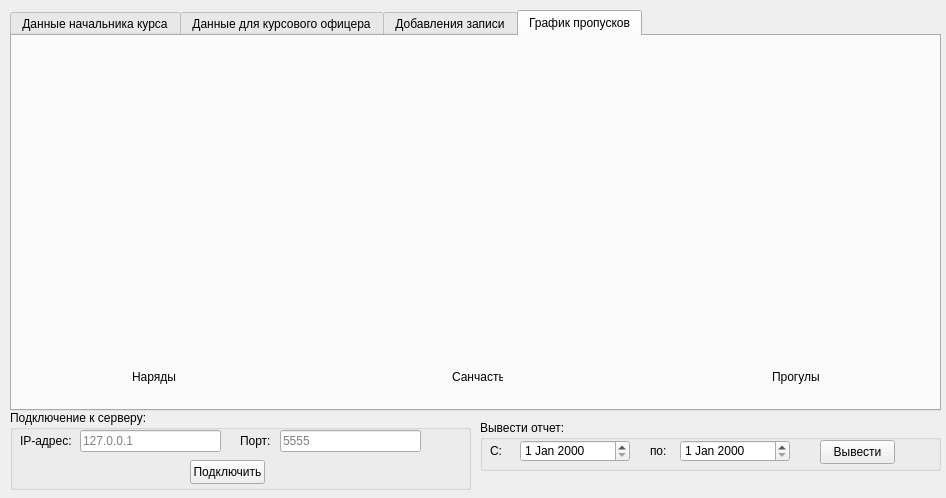
<?xml version="1.0" encoding="UTF-8"?>
<ui version="4.0">
 <class>MainWindow</class>
 <widget class="QMainWindow" name="MainWindow">
  <property name="geometry">
   <rect>
    <x>0</x>
    <y>0</y>
    <width>946</width>
    <height>498</height>
   </rect>
  </property>
  <property name="minimumSize">
   <size>
    <width>946</width>
    <height>498</height>
   </size>
  </property>
  <property name="maximumSize">
   <size>
    <width>946</width>
    <height>498</height>
   </size>
  </property>
  <property name="windowTitle">
   <string>Журнал контроля самоподготовки</string>
  </property>
  <widget class="QWidget" name="centralwidget">
   <widget class="QTabWidget" name="tabWidget">
    <property name="geometry">
     <rect>
      <x>10</x>
      <y>10</y>
      <width>931</width>
      <height>401</height>
     </rect>
    </property>
    <property name="currentIndex">
     <number>3</number>
    </property>
    <widget class="QWidget" name="tab">
     <attribute name="title">
      <string>Данные начальника курса</string>
     </attribute>
     <widget class="QTableWidget" name="tableWidget">
      <property name="geometry">
       <rect>
        <x>10</x>
        <y>10</y>
        <width>911</width>
        <height>351</height>
       </rect>
      </property>
      <attribute name="horizontalHeaderDefaultSectionSize">
       <number>150</number>
      </attribute>
      <column>
       <property name="text">
        <string>Дата</string>
       </property>
      </column>
      <column>
       <property name="text">
        <string>Номер учебной группы</string>
       </property>
      </column>
      <column>
       <property name="text">
        <string>Количество по списку</string>
       </property>
      </column>
      <column>
       <property name="text">
        <string>Количество на лицо</string>
       </property>
      </column>
      <column>
       <property name="text">
        <string>Примечание</string>
       </property>
      </column>
     </widget>
    </widget>
    <widget class="QWidget" name="tab_4">
     <attribute name="title">
      <string>Данные для курсового офицера</string>
     </attribute>
     <widget class="QGroupBox" name="groupBox_4">
      <property name="geometry">
       <rect>
        <x>230</x>
        <y>300</y>
        <width>461</width>
        <height>51</height>
       </rect>
      </property>
      <property name="title">
       <string>Выбрать интервал посещения:</string>
      </property>
      <widget class="QLabel" name="label_5">
       <property name="geometry">
        <rect>
         <x>10</x>
         <y>20</y>
         <width>21</width>
         <height>21</height>
        </rect>
       </property>
       <property name="text">
        <string>С:</string>
       </property>
      </widget>
      <widget class="QDateEdit" name="dateEdit_4">
       <property name="geometry">
        <rect>
         <x>40</x>
         <y>20</y>
         <width>110</width>
         <height>22</height>
        </rect>
       </property>
      </widget>
      <widget class="QLabel" name="label_13">
       <property name="geometry">
        <rect>
         <x>170</x>
         <y>20</y>
         <width>21</width>
         <height>21</height>
        </rect>
       </property>
       <property name="text">
        <string>по:</string>
       </property>
      </widget>
      <widget class="QDateEdit" name="dateEdit_5">
       <property name="geometry">
        <rect>
         <x>200</x>
         <y>20</y>
         <width>110</width>
         <height>22</height>
        </rect>
       </property>
      </widget>
      <widget class="QPushButton" name="pushButton_4">
       <property name="geometry">
        <rect>
         <x>340</x>
         <y>20</y>
         <width>75</width>
         <height>24</height>
        </rect>
       </property>
       <property name="text">
        <string>Определить</string>
       </property>
      </widget>
     </widget>
     <widget class="QTableWidget" name="tableWidget_3">
      <property name="geometry">
       <rect>
        <x>10</x>
        <y>10</y>
        <width>911</width>
        <height>281</height>
       </rect>
      </property>
      <attribute name="horizontalHeaderDefaultSectionSize">
       <number>150</number>
      </attribute>
      <column>
       <property name="text">
        <string>Дата</string>
       </property>
      </column>
      <column>
       <property name="text">
        <string>Номер учебной группы</string>
       </property>
      </column>
      <column>
       <property name="text">
        <string>Количество по списку</string>
       </property>
      </column>
      <column>
       <property name="text">
        <string>Количество на лицо</string>
       </property>
      </column>
      <column>
       <property name="text">
        <string>Примечание</string>
       </property>
      </column>
     </widget>
    </widget>
    <widget class="QWidget" name="tab_2">
     <attribute name="title">
      <string>Добавления записи</string>
     </attribute>
     <widget class="QGroupBox" name="groupBox_3">
      <property name="geometry">
       <rect>
        <x>590</x>
        <y>10</y>
        <width>331</width>
        <height>361</height>
       </rect>
      </property>
      <property name="title">
       <string>Добавление записи</string>
      </property>
      <widget class="QDateEdit" name="dateEdit_3">
       <property name="geometry">
        <rect>
         <x>60</x>
         <y>20</y>
         <width>110</width>
         <height>22</height>
        </rect>
       </property>
      </widget>
      <widget class="QLabel" name="label_6">
       <property name="geometry">
        <rect>
         <x>10</x>
         <y>20</y>
         <width>51</width>
         <height>21</height>
        </rect>
       </property>
       <property name="text">
        <string>Дата:</string>
       </property>
      </widget>
      <widget class="QLabel" name="label_7">
       <property name="geometry">
        <rect>
         <x>10</x>
         <y>50</y>
         <width>121</width>
         <height>21</height>
        </rect>
       </property>
       <property name="text">
        <string>Номер учебной группы:</string>
       </property>
      </widget>
      <widget class="QLabel" name="label_8">
       <property name="geometry">
        <rect>
         <x>10</x>
         <y>80</y>
         <width>131</width>
         <height>21</height>
        </rect>
       </property>
       <property name="text">
        <string>Количество по списку:</string>
       </property>
      </widget>
      <widget class="QLabel" name="label_9">
       <property name="geometry">
        <rect>
         <x>10</x>
         <y>110</y>
         <width>111</width>
         <height>21</height>
        </rect>
       </property>
       <property name="text">
        <string>Количество на лицо:</string>
       </property>
      </widget>
      <widget class="QLineEdit" name="lineEdit_5">
       <property name="geometry">
        <rect>
         <x>140</x>
         <y>80</y>
         <width>141</width>
         <height>22</height>
        </rect>
       </property>
      </widget>
      <widget class="QLineEdit" name="lineEdit_6">
       <property name="geometry">
        <rect>
         <x>140</x>
         <y>110</y>
         <width>141</width>
         <height>22</height>
        </rect>
       </property>
      </widget>
      <widget class="QLabel" name="label_12">
       <property name="geometry">
        <rect>
         <x>10</x>
         <y>180</y>
         <width>91</width>
         <height>21</height>
        </rect>
       </property>
       <property name="text">
        <string>Введите список:</string>
       </property>
      </widget>
      <widget class="QLineEdit" name="lineEdit_9">
       <property name="geometry">
        <rect>
         <x>110</x>
         <y>180</y>
         <width>201</width>
         <height>22</height>
        </rect>
       </property>
       <property name="placeholderText">
        <string/>
       </property>
      </widget>
      <widget class="QPushButton" name="pushButton_3">
       <property name="geometry">
        <rect>
         <x>120</x>
         <y>330</y>
         <width>75</width>
         <height>24</height>
        </rect>
       </property>
       <property name="text">
        <string>Добавить</string>
       </property>
      </widget>
      <widget class="QComboBox" name="comboBox">
       <property name="geometry">
        <rect>
         <x>140</x>
         <y>50</y>
         <width>141</width>
         <height>22</height>
        </rect>
       </property>
       <item>
        <property name="text">
         <string>311</string>
        </property>
       </item>
       <item>
        <property name="text">
         <string>312</string>
        </property>
       </item>
       <item>
        <property name="text">
         <string>313</string>
        </property>
       </item>
       <item>
        <property name="text">
         <string>314</string>
        </property>
       </item>
      </widget>
      <widget class="QLabel" name="label_11">
       <property name="geometry">
        <rect>
         <x>10</x>
         <y>150</y>
         <width>161</width>
         <height>21</height>
        </rect>
       </property>
       <property name="text">
        <string>Выберите причину отсутствия:</string>
       </property>
      </widget>
      <widget class="QComboBox" name="comboBox_2">
       <property name="geometry">
        <rect>
         <x>180</x>
         <y>150</y>
         <width>141</width>
         <height>22</height>
        </rect>
       </property>
       <item>
        <property name="text">
         <string>Наряд</string>
        </property>
       </item>
       <item>
        <property name="text">
         <string>Санчасть</string>
        </property>
       </item>
       <item>
        <property name="text">
         <string>Прогул</string>
        </property>
       </item>
      </widget>
      <widget class="QLabel" name="label_14">
       <property name="geometry">
        <rect>
         <x>10</x>
         <y>240</y>
         <width>91</width>
         <height>21</height>
        </rect>
       </property>
       <property name="text">
        <string>Введите список:</string>
       </property>
      </widget>
      <widget class="QLineEdit" name="lineEdit_10">
       <property name="geometry">
        <rect>
         <x>110</x>
         <y>240</y>
         <width>201</width>
         <height>22</height>
        </rect>
       </property>
       <property name="placeholderText">
        <string/>
       </property>
      </widget>
      <widget class="QComboBox" name="comboBox_3">
       <property name="geometry">
        <rect>
         <x>180</x>
         <y>210</y>
         <width>141</width>
         <height>22</height>
        </rect>
       </property>
       <item>
        <property name="text">
         <string>Наряд</string>
        </property>
       </item>
       <item>
        <property name="text">
         <string>Санчасть</string>
        </property>
       </item>
       <item>
        <property name="text">
         <string>Прогул</string>
        </property>
       </item>
      </widget>
      <widget class="QLabel" name="label_15">
       <property name="geometry">
        <rect>
         <x>10</x>
         <y>210</y>
         <width>161</width>
         <height>21</height>
        </rect>
       </property>
       <property name="text">
        <string>Выберите причину отсутствия:</string>
       </property>
      </widget>
      <widget class="QLabel" name="label_16">
       <property name="geometry">
        <rect>
         <x>10</x>
         <y>300</y>
         <width>91</width>
         <height>21</height>
        </rect>
       </property>
       <property name="text">
        <string>Введите список:</string>
       </property>
      </widget>
      <widget class="QLineEdit" name="lineEdit_11">
       <property name="geometry">
        <rect>
         <x>110</x>
         <y>300</y>
         <width>201</width>
         <height>22</height>
        </rect>
       </property>
       <property name="placeholderText">
        <string/>
       </property>
      </widget>
      <widget class="QComboBox" name="comboBox_4">
       <property name="geometry">
        <rect>
         <x>180</x>
         <y>270</y>
         <width>141</width>
         <height>22</height>
        </rect>
       </property>
       <item>
        <property name="text">
         <string>Наряд</string>
        </property>
       </item>
       <item>
        <property name="text">
         <string>Санчасть</string>
        </property>
       </item>
       <item>
        <property name="text">
         <string>Прогул</string>
        </property>
       </item>
      </widget>
      <widget class="QLabel" name="label_17">
       <property name="geometry">
        <rect>
         <x>10</x>
         <y>270</y>
         <width>161</width>
         <height>21</height>
        </rect>
       </property>
       <property name="text">
        <string>Выберите причину отсутствия:</string>
       </property>
      </widget>
     </widget>
     <widget class="QTableWidget" name="tableWidget_2">
      <property name="geometry">
       <rect>
        <x>0</x>
        <y>10</y>
        <width>581</width>
        <height>341</height>
       </rect>
      </property>
      <attribute name="horizontalHeaderDefaultSectionSize">
       <number>150</number>
      </attribute>
      <column>
       <property name="text">
        <string>Дата</string>
       </property>
      </column>
      <column>
       <property name="text">
        <string>Номер учебной группы</string>
       </property>
      </column>
      <column>
       <property name="text">
        <string>Количество по списку</string>
       </property>
      </column>
      <column>
       <property name="text">
        <string>Количество на лицо</string>
       </property>
      </column>
      <column>
       <property name="text">
        <string>Примечание</string>
       </property>
      </column>
     </widget>
    </widget>
    <widget class="QWidget" name="tab_3">
     <attribute name="title">
      <string>График пропусков</string>
     </attribute>
     <widget class="QCustomPlot" name="widget" native="true">
      <property name="geometry">
       <rect>
        <x>10</x>
        <y>10</y>
        <width>261</width>
        <height>311</height>
       </rect>
      </property>
     </widget>
     <widget class="QLabel" name="label_10">
      <property name="geometry">
       <rect>
        <x>120</x>
        <y>330</y>
        <width>51</width>
        <height>21</height>
       </rect>
      </property>
      <property name="text">
       <string>Наряды</string>
      </property>
     </widget>
     <widget class="QCustomPlot" name="widget_2" native="true">
      <property name="geometry">
       <rect>
        <x>330</x>
        <y>10</y>
        <width>261</width>
        <height>311</height>
       </rect>
      </property>
     </widget>
     <widget class="QCustomPlot" name="widget_3" native="true">
      <property name="geometry">
       <rect>
        <x>640</x>
        <y>10</y>
        <width>261</width>
        <height>311</height>
       </rect>
      </property>
     </widget>
     <widget class="QLabel" name="label_18">
      <property name="geometry">
       <rect>
        <x>440</x>
        <y>330</y>
        <width>51</width>
        <height>21</height>
       </rect>
      </property>
      <property name="text">
       <string>Санчасть</string>
      </property>
     </widget>
     <widget class="QLabel" name="label_19">
      <property name="geometry">
       <rect>
        <x>760</x>
        <y>330</y>
        <width>51</width>
        <height>21</height>
       </rect>
      </property>
      <property name="text">
       <string>Прогулы</string>
      </property>
     </widget>
    </widget>
   </widget>
   <widget class="QGroupBox" name="groupBox">
    <property name="geometry">
     <rect>
      <x>10</x>
      <y>410</y>
      <width>461</width>
      <height>80</height>
     </rect>
    </property>
    <property name="title">
     <string>Подключение к серверу:</string>
    </property>
    <widget class="QLabel" name="label">
     <property name="geometry">
      <rect>
       <x>10</x>
       <y>20</y>
       <width>51</width>
       <height>21</height>
      </rect>
     </property>
     <property name="text">
      <string>IP-адрес:</string>
     </property>
    </widget>
    <widget class="QLineEdit" name="lineEdit">
     <property name="geometry">
      <rect>
       <x>70</x>
       <y>20</y>
       <width>141</width>
       <height>22</height>
      </rect>
     </property>
     <property name="placeholderText">
      <string>127.0.0.1</string>
     </property>
    </widget>
    <widget class="QLabel" name="label_2">
     <property name="geometry">
      <rect>
       <x>230</x>
       <y>20</y>
       <width>31</width>
       <height>21</height>
      </rect>
     </property>
     <property name="text">
      <string>Порт:</string>
     </property>
    </widget>
    <widget class="QLineEdit" name="lineEdit_2">
     <property name="geometry">
      <rect>
       <x>270</x>
       <y>20</y>
       <width>141</width>
       <height>22</height>
      </rect>
     </property>
     <property name="placeholderText">
      <string>5555</string>
     </property>
    </widget>
    <widget class="QPushButton" name="pushButton">
     <property name="geometry">
      <rect>
       <x>180</x>
       <y>50</y>
       <width>75</width>
       <height>24</height>
      </rect>
     </property>
     <property name="text">
      <string>Подключить</string>
     </property>
    </widget>
   </widget>
   <widget class="QGroupBox" name="groupBox_2">
    <property name="geometry">
     <rect>
      <x>480</x>
      <y>420</y>
      <width>461</width>
      <height>51</height>
     </rect>
    </property>
    <property name="title">
     <string>Вывести отчет:</string>
    </property>
    <widget class="QLabel" name="label_3">
     <property name="geometry">
      <rect>
       <x>10</x>
       <y>20</y>
       <width>21</width>
       <height>21</height>
      </rect>
     </property>
     <property name="text">
      <string>С:</string>
     </property>
    </widget>
    <widget class="QDateEdit" name="dateEdit">
     <property name="geometry">
      <rect>
       <x>40</x>
       <y>20</y>
       <width>110</width>
       <height>22</height>
      </rect>
     </property>
    </widget>
    <widget class="QLabel" name="label_4">
     <property name="geometry">
      <rect>
       <x>170</x>
       <y>20</y>
       <width>21</width>
       <height>21</height>
      </rect>
     </property>
     <property name="text">
      <string>по:</string>
     </property>
    </widget>
    <widget class="QDateEdit" name="dateEdit_2">
     <property name="geometry">
      <rect>
       <x>200</x>
       <y>20</y>
       <width>110</width>
       <height>22</height>
      </rect>
     </property>
    </widget>
    <widget class="QPushButton" name="pushButton_2">
     <property name="geometry">
      <rect>
       <x>340</x>
       <y>20</y>
       <width>75</width>
       <height>24</height>
      </rect>
     </property>
     <property name="text">
      <string>Вывести</string>
     </property>
    </widget>
   </widget>
  </widget>
 </widget>
 <customwidgets>
  <customwidget>
   <class>QCustomPlot</class>
   <extends>QWidget</extends>
   <header>qcustomplot.h</header>
   <container>1</container>
  </customwidget>
 </customwidgets>
 <resources/>
 <connections/>
</ui>
